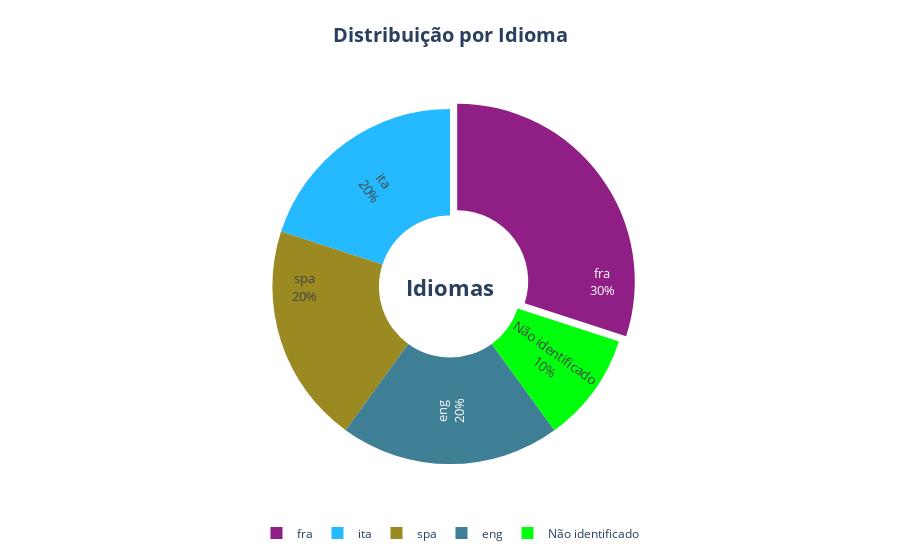

Source (notebook cell):
### Markdown cell above
## Gráfico pizza para Idiomas

### Code cell
df,fig=test_graphs.test_plot_language_pie()
display(df)
fig.show()

### Figure 1 — Plotly figure (JSON) as saved in the notebook; plotly's stock layout.template omitted (floating-point values rounded to 4 significant figures)
{"data": [{"hole": 0.4, "hovertemplate": "<b>%{label}</b><br>Registros: %{value}<br>Porcentagem: %{percent}<extra></extra>", "insidetextorientation": "radial", "labels": ["fra", "ita", "spa", "eng", "Não identificado"], "marker": {"colors": ["#8F1F85", "#25BAFF", "#9B8922", "#3f7f96", "#00FF0D"]}, "pull": [0.05, 0, 0, 0, 0], "textfont": {"size": 22}, "textinfo": "percent+label", "textposition": "inside", "type": "pie", "values": [3, 2, 2, 2, 1]}], "layout": {"annotations": [{"font": {"size": 22}, "showarrow": false, "text": "<b>Idiomas</b>", "x": 0.5, "y": 0.5}], "legend": {"orientation": "h", "x": 0.5, "xanchor": "center", "y": -0.2, "yanchor": "bottom"}, "title": {"font": {"size": 20}, "text": "<b>Distribuição por Idioma</b>", "x": 0.5, "xanchor": "center", "y": 0.95, "yanchor": "top"}, "uniformtext": {"minsize": 10, "mode": "hide"}}}
